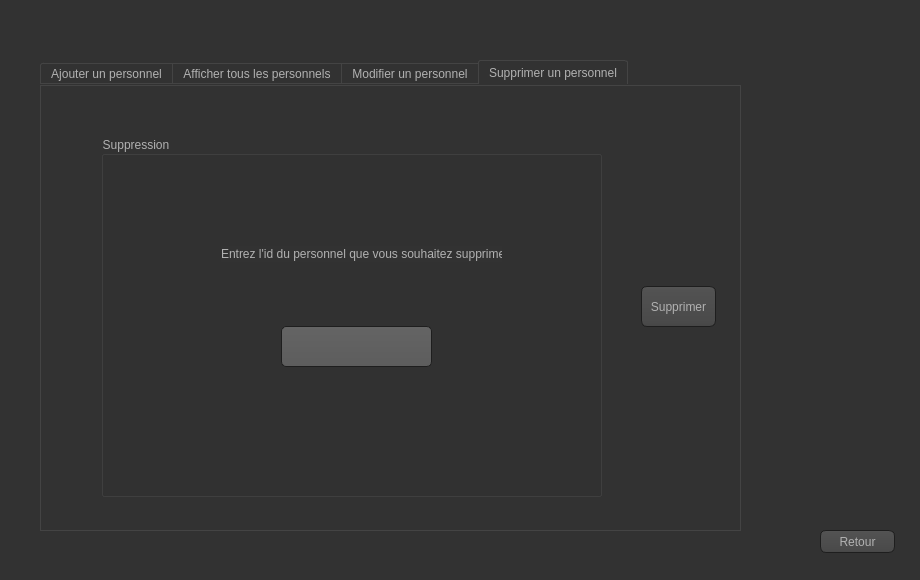
<?xml version="1.0" encoding="UTF-8"?>
<ui version="4.0">
 <class>Vue_perso</class>
 <widget class="QWidget" name="Vue_perso">
  <property name="geometry">
   <rect>
    <x>0</x>
    <y>0</y>
    <width>920</width>
    <height>580</height>
   </rect>
  </property>
  <property name="windowTitle">
   <string>Form</string>
  </property>
  <property name="styleSheet">
   <string notr="true">QToolTip
{
     border: 1px solid black;
     background-color: #ffa02f;
     padding: 1px;
     border-radius: 3px;
     opacity: 100;
}

QWidget
{
    color: #b1b1b1;
    background-color: #323232;
}

QWidget:item:hover
{
    background-color: QLinearGradient( x1: 0, y1: 0, x2: 0, y2: 1, stop: 0 #ffa02f, stop: 1 #ca0619);
    color: #000000;
}

QWidget:item:selected
{
    background-color: QLinearGradient( x1: 0, y1: 0, x2: 0, y2: 1, stop: 0 #ffa02f, stop: 1 #d7801a);
}

QMenuBar::item
{
    background: transparent;
}

QMenuBar::item:selected
{
    background: transparent;
    border: 1px solid #ffaa00;
}

QMenuBar::item:pressed
{
    background: #444;
    border: 1px solid #000;
    background-color: QLinearGradient(
        x1:0, y1:0,
        x2:0, y2:1,
        stop:1 #212121,
        stop:0.4 #343434/*,
        stop:0.2 #343434,
        stop:0.1 #ffaa00*/
    );
    margin-bottom:-1px;
    padding-bottom:1px;
}

QMenu
{
    border: 1px solid #000;
}

QMenu::item
{
    padding: 2px 20px 2px 20px;
}

QMenu::item:selected
{
    color: #000000;
}

QWidget:disabled
{
    color: #404040;
    background-color: #323232;
}

QAbstractItemView
{
    background-color: QLinearGradient( x1: 0, y1: 0, x2: 0, y2: 1, stop: 0 #4d4d4d, stop: 0.1 #646464, stop: 1 #5d5d5d);
}

QWidget:focus
{
    /*border: 2px solid QLinearGradient( x1: 0, y1: 0, x2: 0, y2: 1, stop: 0 #ffa02f, stop: 1 #d7801a);*/
}

QLineEdit
{
    background-color: QLinearGradient( x1: 0, y1: 0, x2: 0, y2: 1, stop: 0 #4d4d4d, stop: 0 #646464, stop: 1 #5d5d5d);
    padding: 1px;
    border-style: solid;
    border: 1px solid #1e1e1e;
    border-radius: 5;
}

QPushButton
{
    color: #b1b1b1;
    background-color: QLinearGradient( x1: 0, y1: 0, x2: 0, y2: 1, stop: 0 #565656, stop: 0.1 #525252, stop: 0.5 #4e4e4e, stop: 0.9 #4a4a4a, stop: 1 #464646);
    border-width: 1px;
    border-color: #1e1e1e;
    border-style: solid;
    border-radius: 6;
    padding: 3px;
    font-size: 12px;
    padding-left: 5px;
    padding-right: 5px;
}

QPushButton:pressed
{
    background-color: QLinearGradient( x1: 0, y1: 0, x2: 0, y2: 1, stop: 0 #2d2d2d, stop: 0.1 #2b2b2b, stop: 0.5 #292929, stop: 0.9 #282828, stop: 1 #252525);
}

QComboBox
{
    selection-background-color: #ffaa00;
    background-color: QLinearGradient( x1: 0, y1: 0, x2: 0, y2: 1, stop: 0 #565656, stop: 0.1 #525252, stop: 0.5 #4e4e4e, stop: 0.9 #4a4a4a, stop: 1 #464646);
    border-style: solid;
    border: 1px solid #1e1e1e;
    border-radius: 5;
}

QComboBox:hover,QPushButton:hover
{
    border: 2px solid QLinearGradient( x1: 0, y1: 0, x2: 0, y2: 1, stop: 0 #ffa02f, stop: 1 #d7801a);
}


QComboBox:on
{
    padding-top: 3px;
    padding-left: 4px;
    background-color: QLinearGradient( x1: 0, y1: 0, x2: 0, y2: 1, stop: 0 #2d2d2d, stop: 0.1 #2b2b2b, stop: 0.5 #292929, stop: 0.9 #282828, stop: 1 #252525);
    selection-background-color: #ffaa00;
}

QComboBox QAbstractItemView
{
    border: 2px solid darkgray;
    selection-background-color: QLinearGradient( x1: 0, y1: 0, x2: 0, y2: 1, stop: 0 #ffa02f, stop: 1 #d7801a);
}

QComboBox::drop-down
{
     subcontrol-origin: padding;
     subcontrol-position: top right;
     width: 15px;

     border-left-width: 0px;
     border-left-color: darkgray;
     border-left-style: solid; /* just a single line */
     border-top-right-radius: 3px; /* same radius as the QComboBox */
     border-bottom-right-radius: 3px;
 }

QComboBox::down-arrow
{
     image: url(:/down_arrow.png);
}

QGroupBox:focus
{
border: 2px solid QLinearGradient( x1: 0, y1: 0, x2: 0, y2: 1, stop: 0 #ffa02f, stop: 1 #d7801a);
}

QTextEdit:focus
{
    border: 2px solid QLinearGradient( x1: 0, y1: 0, x2: 0, y2: 1, stop: 0 #ffa02f, stop: 1 #d7801a);
}

QScrollBar:horizontal {
     border: 1px solid #222222;
     background: QLinearGradient( x1: 0, y1: 0, x2: 0, y2: 1, stop: 0.0 #121212, stop: 0.2 #282828, stop: 1 #484848);
     height: 7px;
     margin: 0px 16px 0 16px;
}

QScrollBar::handle:horizontal
{
      background: QLinearGradient( x1: 0, y1: 0, x2: 1, y2: 0, stop: 0 #ffa02f, stop: 0.5 #d7801a, stop: 1 #ffa02f);
      min-height: 20px;
      border-radius: 2px;
}

QScrollBar::add-line:horizontal {
      border: 1px solid #1b1b19;
      border-radius: 2px;
      background: QLinearGradient( x1: 0, y1: 0, x2: 1, y2: 0, stop: 0 #ffa02f, stop: 1 #d7801a);
      width: 14px;
      subcontrol-position: right;
      subcontrol-origin: margin;
}

QScrollBar::sub-line:horizontal {
      border: 1px solid #1b1b19;
      border-radius: 2px;
      background: QLinearGradient( x1: 0, y1: 0, x2: 1, y2: 0, stop: 0 #ffa02f, stop: 1 #d7801a);
      width: 14px;
     subcontrol-position: left;
     subcontrol-origin: margin;
}

QScrollBar::right-arrow:horizontal, QScrollBar::left-arrow:horizontal
{
      border: 1px solid black;
      width: 1px;
      height: 1px;
      background: white;
}

QScrollBar::add-page:horizontal, QScrollBar::sub-page:horizontal
{
      background: none;
}

QScrollBar:vertical
{
      background: QLinearGradient( x1: 0, y1: 0, x2: 1, y2: 0, stop: 0.0 #121212, stop: 0.2 #282828, stop: 1 #484848);
      width: 7px;
      margin: 16px 0 16px 0;
      border: 1px solid #222222;
}

QScrollBar::handle:vertical
{
      background: QLinearGradient( x1: 0, y1: 0, x2: 0, y2: 1, stop: 0 #ffa02f, stop: 0.5 #d7801a, stop: 1 #ffa02f);
      min-height: 20px;
      border-radius: 2px;
}

QScrollBar::add-line:vertical
{
      border: 1px solid #1b1b19;
      border-radius: 2px;
      background: QLinearGradient( x1: 0, y1: 0, x2: 0, y2: 1, stop: 0 #ffa02f, stop: 1 #d7801a);
      height: 14px;
      subcontrol-position: bottom;
      subcontrol-origin: margin;
}

QScrollBar::sub-line:vertical
{
      border: 1px solid #1b1b19;
      border-radius: 2px;
      background: QLinearGradient( x1: 0, y1: 0, x2: 0, y2: 1, stop: 0 #d7801a, stop: 1 #ffa02f);
      height: 14px;
      subcontrol-position: top;
      subcontrol-origin: margin;
}

QScrollBar::up-arrow:vertical, QScrollBar::down-arrow:vertical
{
      border: 1px solid black;
      width: 1px;
      height: 1px;
      background: white;
}


QScrollBar::add-page:vertical, QScrollBar::sub-page:vertical
{
      background: none;
}

QTextEdit
{
    background-color: #242424;
}

QPlainTextEdit
{
    background-color: #242424;
}

QHeaderView::section
{
    background-color: QLinearGradient(x1:0, y1:0, x2:0, y2:1, stop:0 #616161, stop: 0.5 #505050, stop: 0.6 #434343, stop:1 #656565);
    color: white;
    padding-left: 4px;
    border: 1px solid #6c6c6c;
}

QCheckBox:disabled
{
color: #414141;
}

QDockWidget::title
{
    text-align: center;
    spacing: 3px; /* spacing between items in the tool bar */
    background-color: QLinearGradient(x1:0, y1:0, x2:0, y2:1, stop:0 #323232, stop: 0.5 #242424, stop:1 #323232);
}

QDockWidget::close-button, QDockWidget::float-button
{
    text-align: center;
    spacing: 1px; /* spacing between items in the tool bar */
    background-color: QLinearGradient(x1:0, y1:0, x2:0, y2:1, stop:0 #323232, stop: 0.5 #242424, stop:1 #323232);
}

QDockWidget::close-button:hover, QDockWidget::float-button:hover
{
    background: #242424;
}

QDockWidget::close-button:pressed, QDockWidget::float-button:pressed
{
    padding: 1px -1px -1px 1px;
}

QMainWindow::separator
{
    background-color: QLinearGradient(x1:0, y1:0, x2:0, y2:1, stop:0 #161616, stop: 0.5 #151515, stop: 0.6 #212121, stop:1 #343434);
    color: white;
    padding-left: 4px;
    border: 1px solid #4c4c4c;
    spacing: 3px; /* spacing between items in the tool bar */
}

QMainWindow::separator:hover
{

    background-color: QLinearGradient(x1:0, y1:0, x2:0, y2:1, stop:0 #d7801a, stop:0.5 #b56c17 stop:1 #ffa02f);
    color: white;
    padding-left: 4px;
    border: 1px solid #6c6c6c;
    spacing: 3px; /* spacing between items in the tool bar */
}

QToolBar::handle
{
     spacing: 3px; /* spacing between items in the tool bar */
     background: url(:/images/handle.png);
}

QMenu::separator
{
    height: 2px;
    background-color: QLinearGradient(x1:0, y1:0, x2:0, y2:1, stop:0 #161616, stop: 0.5 #151515, stop: 0.6 #212121, stop:1 #343434);
    color: white;
    padding-left: 4px;
    margin-left: 10px;
    margin-right: 5px;
}

QProgressBar
{
    border: 2px solid grey;
    border-radius: 5px;
    text-align: center;
}

QProgressBar::chunk
{
    background-color: #d7801a;
    width: 2.15px;
    margin: 0.5px;
}

QTabBar::tab {
    color: #b1b1b1;
    border: 1px solid #444;
    border-bottom-style: none;
    background-color: #323232;
    padding-left: 10px;
    padding-right: 10px;
    padding-top: 3px;
    padding-bottom: 2px;
    margin-right: -1px;
}

QTabWidget::pane {
    border: 1px solid #444;
    top: 1px;
}

QTabBar::tab:last
{
    margin-right: 0; /* the last selected tab has nothing to overlap with on the right */
    border-top-right-radius: 3px;
}

QTabBar::tab:first:!selected
{
 margin-left: 0px; /* the last selected tab has nothing to overlap with on the right */


    border-top-left-radius: 3px;
}

QTabBar::tab:!selected
{
    color: #b1b1b1;
    border-bottom-style: solid;
    margin-top: 3px;
    background-color: QLinearGradient(x1:0, y1:0, x2:0, y2:1, stop:1 #212121, stop:.4 #343434);
}

QTabBar::tab:selected
{
    border-top-left-radius: 3px;
    border-top-right-radius: 3px;
    margin-bottom: 0px;
}

QTabBar::tab:!selected:hover
{
    /*border-top: 2px solid #ffaa00;
    padding-bottom: 3px;*/
    border-top-left-radius: 3px;
    border-top-right-radius: 3px;
    background-color: QLinearGradient(x1:0, y1:0, x2:0, y2:1, stop:1 #212121, stop:0.4 #343434, stop:0.2 #343434, stop:0.1 #ffaa00);
}

QRadioButton::indicator:checked, QRadioButton::indicator:unchecked{
    color: #b1b1b1;
    background-color: #323232;
    border: 1px solid #b1b1b1;
    border-radius: 6px;
}

QRadioButton::indicator:checked
{
    background-color: qradialgradient(
        cx: 0.5, cy: 0.5,
        fx: 0.5, fy: 0.5,
        radius: 1.0,
        stop: 0.25 #ffaa00,
        stop: 0.3 #323232
    );
}

QCheckBox::indicator{
    color: #b1b1b1;
    background-color: #323232;
    border: 1px solid #b1b1b1;
    width: 9px;
    height: 9px;
}

QRadioButton::indicator
{
    border-radius: 6px;
}

QRadioButton::indicator:hover, QCheckBox::indicator:hover
{
    border: 1px solid #ffaa00;
}

QCheckBox::indicator:checked
{
    image:url(:/images/checkbox.png);
}

QCheckBox::indicator:disabled, QRadioButton::indicator:disabled
{
    border: 1px solid #444;
}</string>
  </property>
  <widget class="QTabWidget" name="tabWidget">
   <property name="geometry">
    <rect>
     <x>40</x>
     <y>60</y>
     <width>701</width>
     <height>471</height>
    </rect>
   </property>
   <property name="currentIndex">
    <number>3</number>
   </property>
   <widget class="QWidget" name="tab">
    <attribute name="title">
     <string>Ajouter un personnel</string>
    </attribute>
    <widget class="QGroupBox" name="groupBox">
     <property name="geometry">
      <rect>
       <x>60</x>
       <y>50</y>
       <width>501</width>
       <height>361</height>
      </rect>
     </property>
     <property name="title">
      <string>Ajout</string>
     </property>
     <widget class="QLabel" name="label">
      <property name="geometry">
       <rect>
        <x>40</x>
        <y>70</y>
        <width>61</width>
        <height>21</height>
       </rect>
      </property>
      <property name="text">
       <string>Identifiant</string>
      </property>
     </widget>
     <widget class="QLabel" name="label_2">
      <property name="geometry">
       <rect>
        <x>40</x>
        <y>150</y>
        <width>47</width>
        <height>14</height>
       </rect>
      </property>
      <property name="text">
       <string>Nom</string>
      </property>
     </widget>
     <widget class="QLabel" name="label_3">
      <property name="geometry">
       <rect>
        <x>40</x>
        <y>220</y>
        <width>47</width>
        <height>14</height>
       </rect>
      </property>
      <property name="text">
       <string>Prénom</string>
      </property>
     </widget>
     <widget class="QLabel" name="label_4">
      <property name="geometry">
       <rect>
        <x>40</x>
        <y>300</y>
        <width>47</width>
        <height>14</height>
       </rect>
      </property>
      <property name="text">
       <string>Grade</string>
      </property>
     </widget>
     <widget class="QLineEdit" name="lineEdit_Id">
      <property name="geometry">
       <rect>
        <x>220</x>
        <y>70</y>
        <width>151</width>
        <height>20</height>
       </rect>
      </property>
     </widget>
     <widget class="QLineEdit" name="lineEdit_Nom">
      <property name="geometry">
       <rect>
        <x>220</x>
        <y>140</y>
        <width>151</width>
        <height>20</height>
       </rect>
      </property>
     </widget>
     <widget class="QLineEdit" name="lineEdit_Prenom">
      <property name="geometry">
       <rect>
        <x>220</x>
        <y>220</y>
        <width>151</width>
        <height>20</height>
       </rect>
      </property>
     </widget>
     <widget class="QComboBox" name="comboBox_Grade">
      <property name="geometry">
       <rect>
        <x>230</x>
        <y>290</y>
        <width>151</width>
        <height>22</height>
       </rect>
      </property>
      <item>
       <property name="text">
        <string>Caporal</string>
       </property>
      </item>
      <item>
       <property name="text">
        <string>Caporal-chef</string>
       </property>
      </item>
      <item>
       <property name="text">
        <string>Caporal-major</string>
       </property>
      </item>
      <item>
       <property name="text">
        <string>Gardien</string>
       </property>
      </item>
      <item>
       <property name="text">
        <string>Sous-brigadier</string>
       </property>
      </item>
      <item>
       <property name="text">
        <string>Brigadier</string>
       </property>
      </item>
      <item>
       <property name="text">
        <string>Brigadier-chef</string>
       </property>
      </item>
      <item>
       <property name="text">
        <string>Sous-lieutenant</string>
       </property>
      </item>
      <item>
       <property name="text">
        <string>Lieutenant</string>
       </property>
      </item>
      <item>
       <property name="text">
        <string>Capitaine</string>
       </property>
      </item>
      <item>
       <property name="text">
        <string>Commandant</string>
       </property>
      </item>
      <item>
       <property name="text">
        <string>Lieutenant-colonel</string>
       </property>
      </item>
      <item>
       <property name="text">
        <string>Colonel</string>
       </property>
      </item>
      <item>
       <property name="text">
        <string>Colonel-major</string>
       </property>
      </item>
      <item>
       <property name="text">
        <string>Inspecteur</string>
       </property>
      </item>
      <item>
       <property name="text">
        <string>Officier-adjoint</string>
       </property>
      </item>
      <item>
       <property name="text">
        <string>Officier</string>
       </property>
      </item>
      <item>
       <property name="text">
        <string>Commisaire</string>
       </property>
      </item>
     </widget>
    </widget>
    <widget class="QPushButton" name="pushButton_AjoutPersonnel">
     <property name="geometry">
      <rect>
       <x>600</x>
       <y>200</y>
       <width>75</width>
       <height>41</height>
      </rect>
     </property>
     <property name="text">
      <string>Ajouter</string>
     </property>
    </widget>
   </widget>
   <widget class="QWidget" name="tab_2">
    <attribute name="title">
     <string>Afficher tous les personnels</string>
    </attribute>
    <widget class="QTableView" name="tableView_Personnel">
     <property name="geometry">
      <rect>
       <x>60</x>
       <y>50</y>
       <width>501</width>
       <height>361</height>
      </rect>
     </property>
    </widget>
   </widget>
   <widget class="QWidget" name="tab_3">
    <attribute name="title">
     <string>Modifier un personnel</string>
    </attribute>
   </widget>
   <widget class="QWidget" name="tab_4">
    <attribute name="title">
     <string>Supprimer un personnel</string>
    </attribute>
    <widget class="QGroupBox" name="groupBox_2">
     <property name="geometry">
      <rect>
       <x>60</x>
       <y>50</y>
       <width>501</width>
       <height>361</height>
      </rect>
     </property>
     <property name="title">
      <string>Suppression</string>
     </property>
     <widget class="QLabel" name="label_5">
      <property name="geometry">
       <rect>
        <x>120</x>
        <y>110</y>
        <width>281</width>
        <height>16</height>
       </rect>
      </property>
      <property name="text">
       <string>Entrez l'id du personnel que vous souhaitez supprimer</string>
      </property>
     </widget>
     <widget class="QLineEdit" name="lineEdit_SupprPerso">
      <property name="geometry">
       <rect>
        <x>180</x>
        <y>190</y>
        <width>151</width>
        <height>41</height>
       </rect>
      </property>
     </widget>
    </widget>
    <widget class="QPushButton" name="pushButton_SupprPersonnel">
     <property name="geometry">
      <rect>
       <x>600</x>
       <y>200</y>
       <width>75</width>
       <height>41</height>
      </rect>
     </property>
     <property name="text">
      <string>Supprimer</string>
     </property>
    </widget>
   </widget>
  </widget>
  <widget class="QPushButton" name="pushButton_RetourGestPerso">
   <property name="geometry">
    <rect>
     <x>820</x>
     <y>530</y>
     <width>75</width>
     <height>23</height>
    </rect>
   </property>
   <property name="text">
    <string>Retour</string>
   </property>
  </widget>
 </widget>
 <resources/>
 <connections/>
</ui>
